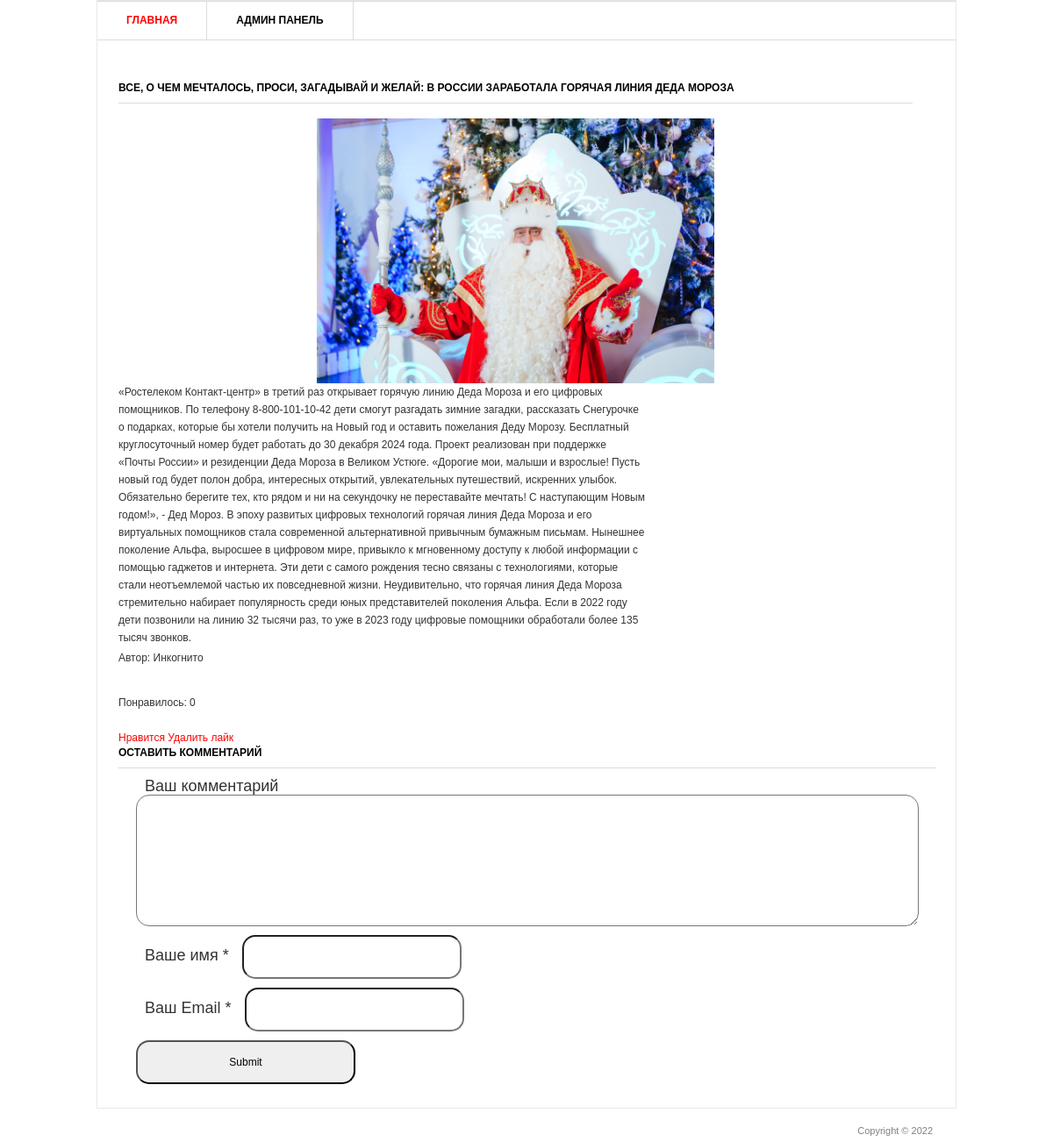
Page /2/ on the committed database.
### blog/models.py (models this page shows, shortened)
class Post(models.Model):
    title = models.CharField('Заголовок записи', max_length=100)
    description = models.TextField('Текст записи')
    author = models.CharField('Имя автора', max_length=20)
    data = models.DateField('Дата публикации')
    img = models.ImageField('Изображение',upload_to='image/%Y')
    class Meta():
        verbose_name = 'Запись'
        verbose_name_plural = 'Записи'

### blog/views.py (the view)
# urls.py: path('<int:pk>/', views.PostDetail.as_view()),
class PostDetail(View):
    def get(self, request, pk):
        post = Post.objects.get(id=pk)
        return render(request, 'blog/blog_detail.html', {'post': post})

### templates/blog/blog_detail.html (shortened to what this page needs)
{% load static %}
<html >
<head>
   <link rel="stylesheet" href="{% static 'css/style.css' %}" type="text/css" media="all" />
</head>
<body>
<div class="shell">
	<div class="border">
		<div id="navigation">
			<ul>
			    <li><a href="/" class="active">Главная</a></li>
			    <li><a href="/admin">Админ панель</a></li>
			</ul>
		</div>
		<div id="main">
   			<div id="content" class="left">
      			<div class="projects">
         			<h3>{{ post.title }}</h3>
                  <p align="center">
                    <img src="{{ post.img.url }}" width="50%"/>
                  </p>
         			<div class="item">
						<div class="text left">
               				<p>{{ post.description }}</p>
               				<p>Автор:  {{ post.author }}</p>
            			</div>
         			</div>
     			 </div>
   			</div>
			<div>
				<br>
				<p>Понравилось: {{ post.likes_set.all.count }}</p>
				<br>
				<a href="{% url 'add_likes' post.id %}">Нравится</a>
				<a href="{% url 'del_likes' post.id %}">Удалить лайк</a>
			</div>
			<div class="form-comment">
				<h3>Оставить комментарий</h3>
				<div>
					<form action="{% url 'add_comments' post.id %}" method="post">
						<div>
							<label>Ваш комментарий</label>
							<textarea name="text_comments"></textarea>
						</div>
						<div>
							<label>Ваше имя *</label>
							<input type="text" name="name">
						</div>
						<div>
							<label>Ваш Email *</label>
							<input type="email" name="email">
						</div>
						<div><input type="submit"></div>
					</form>
				</div>
			</div>
		</div>
	</div>
	<div id="footer">
		<p class="copy right">Copyright &copy;  2022 </p>
	</div>
</div>
</body>
</html>

### static/css/style.css (style rules this page uses)
* { margin: 0; padding: 0; outline:0; }
body { font-size: 12px; line-height: 20px; font-family: Georgia, Arial, Helvetica, Sans-Serif; color: #333; background: url() repeat 0 0; }
a { color: #ff0000; text-decoration: none; cursor:pointer; }
input, textarea, select { font-family: Arial, Helvetica, sans-serif; font-size:12px; }
textarea { overflow:auto; }
.left, .alignleft { float: left; display: inline; }
.right, .alignright { float: right; display: inline; }
.shell { width: 980px; margin: 0 auto; }
.border { border: 1px solid #e8e8e8; background: #fff; position: relative; }
#navigation { height: 43px; border-top: 1px solid #dbdbdb; border-bottom: 1px solid #dbdbdb; }
#navigation ul { list-style: none; }
#navigation ul li { float: left; height: 43px; border-right: 1px solid #dbdbdb; font-size: 12px; line-height: 43px; font-weight: bold; text-transform: uppercase; }
#navigation ul li a { float: left; height: 43px; color: #000; padding: 0 33px; }
#navigation ul li a:hover, #navigation ul li a.active { color: #ff0000; text-decoration: none; }
#main { width: 932px; padding: 37px 24px 17px 24px; }
#main h3 { font-size: 12px; line-height: 15px; color: #000; text-transform: uppercase; border-bottom: 1px solid #dbdbdb; padding: 0 0 9px 0; }
#content { width: 905px; }
.projects { padding: 10px 0 0 0; }
.projects h3 { margin: 0 0 17px 0; }
.projects .item { margin: 0 0 28px 0; }
.projects .text { width: 600px; }
.projects .text p { padding: 0 0 3px 0; }
#footer { font-family: Arial, sans-serif; font-size: 11px; line-height: 14px; color: #7f7f7f; padding: 18px 27px 20px 38px; }
.form-comment { font-size: 18px; }
.form-comment label { margin: 10px 10px; }
.form-comment input { border-radius: 15px; padding: 15px; height: 50px; width: 250px; }
.form-comment textarea { border-radius: 15px; padding: 15px; height: 150px; width: 100%; resize: vertical; }
.form-comment div { margin: 10px; }

### rows in the picture
Post: title "ВСЕ, О ЧЕМ МЕЧТАЛОСЬ, ПРОСИ, ЗАГАДЫВАЙ И ЖЕЛАЙ: В РОССИИ ЗАРАБОТАЛА ГОРЯЧАЯ ЛИНИЯ ДЕДА МОРОЗА", img (picture), description "«Ростелеком Контакт-центр» в третий раз открывает горячую линию Деда Мороза и его цифровых помощников. По телефону 8-800-101-10-42 дети смогут разгадать зимние загадки, рассказать Снегурочке о подарках, которые бы хотели получить на Новый год и оставить пожелания Деду Морозу. Бесплатный круглосуточный номер будет работать до 30 декабря 2024 года. Проект реализован при поддержке «Почты России» и резиденции Деда Мороза в Великом Устюге. «Дорогие мои, малыши и взрослые! Пусть новый год будет полон добра, интересных открытий, увлекательных путешествий, искренних улыбок. Обязательно берегите тех, кто рядом и ни на секундочку не переставайте мечтать! С наступающим Новым годом!», - Дед Мороз. В…", author "Инкогнито", likes_set.all.count "0"
